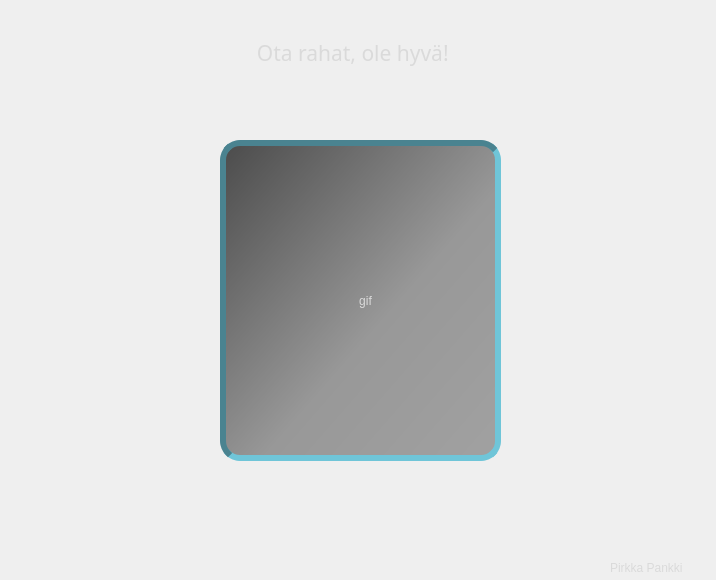
<?xml version="1.0" encoding="UTF-8"?>
<ui version="4.0">
 <class>TakeMoney</class>
 <widget class="QDialog" name="TakeMoney">
  <property name="geometry">
   <rect>
    <x>0</x>
    <y>0</y>
    <width>716</width>
    <height>580</height>
   </rect>
  </property>
  <property name="windowTitle">
   <string>Dialog</string>
  </property>
  <property name="styleSheet">
   <string notr="true">QDialog {	
	background-color: qlineargradient(spread:pad, x1:0, y1:0, x2:1, y2:1, stop:0 rgba(51, 51, 51, 255), stop:				0.525822 rgba(95, 95, 95, 255), stop:1 rgba(58, 58, 58, 255));

}

QLabel {
	background: transparent;
	border: none;
	font: 290 16pt &quot;Microsoft YaHei Light&quot;;
	color: #dadada;
}

QLabel#label {
qproperty-geometry:rect(80 40 551 26);
}

QLabel#pirkkal {	
	color: #dadada;
	font: 350 10pt &quot;Leelawadee UI Semilight&quot;;
	qproperty-geometry:rect(610 550 101 35);
}


QLabel#label_3 {	
	background-color: qlineargradient(spread:pad, x1:0, y1:0, x2:1, y2:1, stop:0 rgba(75, 75, 75, 255), stop:0.57277 rgba(152, 152, 152, 255), stop:1 rgba(161, 161, 161, 255));
	background-color: qlineargradient(spread:pad, x1:0, y1:0.431818, x2:1, y2:0.409364, stop:0.217877 rgba(43, 	43, 43, 255), stop:0.50838 rgba(64, 64, 64, 255), stop:0.938547 rgba(37, 37, 37, 255));	
	border: 6px inset #4a8390;
	border-radius: 20px;
qproperty-geometry:rect(220 140 281 321);
}

QLabel#pirkkal {	
	color: #dadada;
	font: 350 10pt &quot;Leelawadee UI Semilight&quot;;
	qproperty-geometry:rect(610 550 101 35);
}
</string>
  </property>
  <widget class="QLabel" name="takemoneylabl">
   <property name="geometry">
    <rect>
     <x>200</x>
     <y>120</y>
     <width>331</width>
     <height>361</height>
    </rect>
   </property>
   <property name="text">
    <string>gif</string>
   </property>
   <property name="alignment">
    <set>Qt::AlignCenter</set>
   </property>
  </widget>
  <widget class="QLabel" name="label_3">
   <property name="geometry">
    <rect>
     <x>220</x>
     <y>140</y>
     <width>281</width>
     <height>321</height>
    </rect>
   </property>
   <property name="text">
    <string/>
   </property>
  </widget>
  <widget class="QLabel" name="label">
   <property name="geometry">
    <rect>
     <x>80</x>
     <y>40</y>
     <width>551</width>
     <height>26</height>
    </rect>
   </property>
   <property name="font">
    <font>
     <family>Microsoft YaHei Light</family>
     <pointsize>16</pointsize>
     <italic>false</italic>
     <bold>false</bold>
    </font>
   </property>
   <property name="text">
    <string>Ota rahat, ole hyvä! </string>
   </property>
   <property name="alignment">
    <set>Qt::AlignCenter</set>
   </property>
  </widget>
  <widget class="QLabel" name="nyrkkirahalabl">
   <property name="geometry">
    <rect>
     <x>230</x>
     <y>390</y>
     <width>281</width>
     <height>191</height>
    </rect>
   </property>
   <property name="text">
    <string/>
   </property>
  </widget>
  <widget class="QLabel" name="pirkkal">
   <property name="geometry">
    <rect>
     <x>610</x>
     <y>550</y>
     <width>101</width>
     <height>35</height>
    </rect>
   </property>
   <property name="text">
    <string>Pirkka Pankki</string>
   </property>
  </widget>
  <zorder>label_3</zorder>
  <zorder>label</zorder>
  <zorder>takemoneylabl</zorder>
  <zorder>nyrkkirahalabl</zorder>
  <zorder>pirkkal</zorder>
 </widget>
 <resources/>
 <connections/>
</ui>
